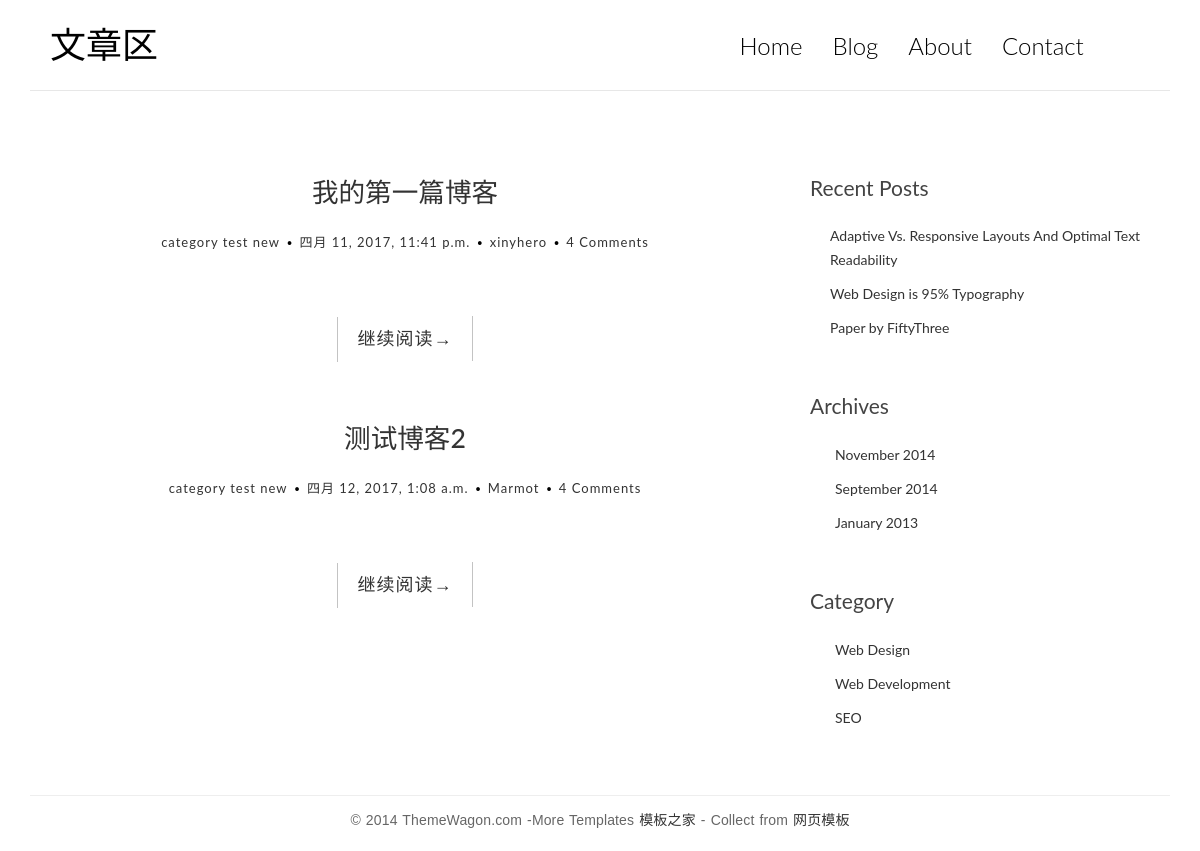
The page / on the database its author committed.
### blog/models.py (models this page shows, shortened)
class Post(models.Model):
    title = models.CharField(max_length=70)
    body = models.TextField()
    created_time = models.DateTimeField()
    modified_time = models.DateTimeField()
    excerpt = models.CharField(max_length=200, blank=True)
    category = models.ForeignKey(Category)
    tags = models.ManyToManyField(Tag, blank=True)
    author = models.ForeignKey(User)
    def get_absolute_url(self):
        return reverse('blog:detail', kwargs={'pk': self.pk})

class Category(models.Model):
    name = models.CharField(max_length=100)

### blog/views.py (the view)
# urls.py: url(r'^$', views.index, name='index'),
def index(request):
    post_list = Post.objects.all()
    return render(request, 'blog/index.html', context={'post_list': post_list})

### templates/blog/index.html (shortened to what this page needs)
{% extends 'base.html' %}
{% block main %}
    {% for post in post_list %}
        <article class="post post-1">
            <header class="entry-header">
                <h1 class="entry-title">
                    <a href="{{ post.get_absolute_url }}" target="_blank">{{ post.title }}</a>
                </h1>
                <div class="entry-meta">
                    <span class="post-category"><a href="#">{{ post.category.name }}</a></span>
                    <span class="post-date"><a href="#"><time class="entry-date" datetime="{{ post.created_time }}">{{ post.created_time }}</time></a></span>
                    <span class="post-author"><a href="#">{{ post.author }}</a></span>
                    <span class="comments-link"><a href="#">4 Comments</a></span>
                </div>
            </header>
            <div class="entry-content clearfix">
                <div class="read-more cl-effect-14">
                    <a href="{{ post.get_absolute_url }}" class="more-link" target="_blank">继续阅读<span class="meta-nav">→</span></a>
                </div>
            </div>
        </article>
    {% empty %}
        <div class="no-post">暂时还没有发布的文章！</div>
    {% endfor %}
{% endblock main %}

### blog/static/blog/css/custom.css (style rules this page uses)
* { outline: none; }
h1, h2, h3, h4, h5, h6 { margin-top: 0; }
a { color: #333; }
body { color: #444; font-family: 'Lato', sans-serif; }
.post, .comment-area { background: #fff; padding: 30px 30px 0; }
.entry-title { text-align: center; font-size: 1.9em; margin-bottom: 20px; line-height: 1.6; padding: 10px 20px 0; }
.entry-meta { text-align: center; color: #DDDDDD; font-size: 13px; letter-spacing: 1px; margin-bottom: 30px; }
.entry-content { font-size: 18px; line-height: 1.9; font-weight: 300; color: #000; }
.post-category, .post-date, .post-author { position: relative; padding-right: 15px; }
.post-category::after, .post-date::after, .post-author::after { position: absolute; content: '.'; color: #000; font-size: 30px; top: -22px; right: 1px; }
.read-more { font-family: 'Ubuntu', sans-serif; font-weight: 400; word-spacing: 1px; letter-spacing: 0.01em; text-align: center; margin-top: 20px; }
.cl-effect-14 a { padding: 0 20px; height: 45px; line-height: 45px; position: relative; display: inline-block; margin: 15px 25px; letter-spacing: 1px; font-weight: 400; text-shadow: 0 0 1px rgba(255,255,255,0.3); }
.cl-effect-14 a::before, .cl-effect-14 a::after { position: absolute; width: 45px; height: 1px; background: #C3C3C3; content: ''; -webkit-transition: all 0.3s; -moz-transition: all 0.3s; transition: all 0.3s; pointer-events: none; }
.cl-effect-14 a::before { top: 0; left: 0; -webkit-transform: rotate(90deg); -moz-transform: rotate(90deg); transform: rotate(90deg); -webkit-transform-origin: 0 0; -moz-transform-origin: 0 0; transform-origin: 0 0; }
.cl-effect-14 a::after { right: 0; bottom: 0; -webkit-transform: rotate(90deg); -moz-transform: rotate(90deg); transform: rotate(90deg); -webkit-transform-origin: 100% 0; -moz-transform-origin: 100% 0; transform-origin: 100% 0; }

### rows shown on the page
Post: title "我的第一篇博客", category.name "category test new", created_time "四月 11, 2017, 11:41 p.m.", author "xinyhero"
Post: title "测试博客2", category.name "category test new", created_time "四月 12, 2017, 1:08 a.m.", author "Marmot"
